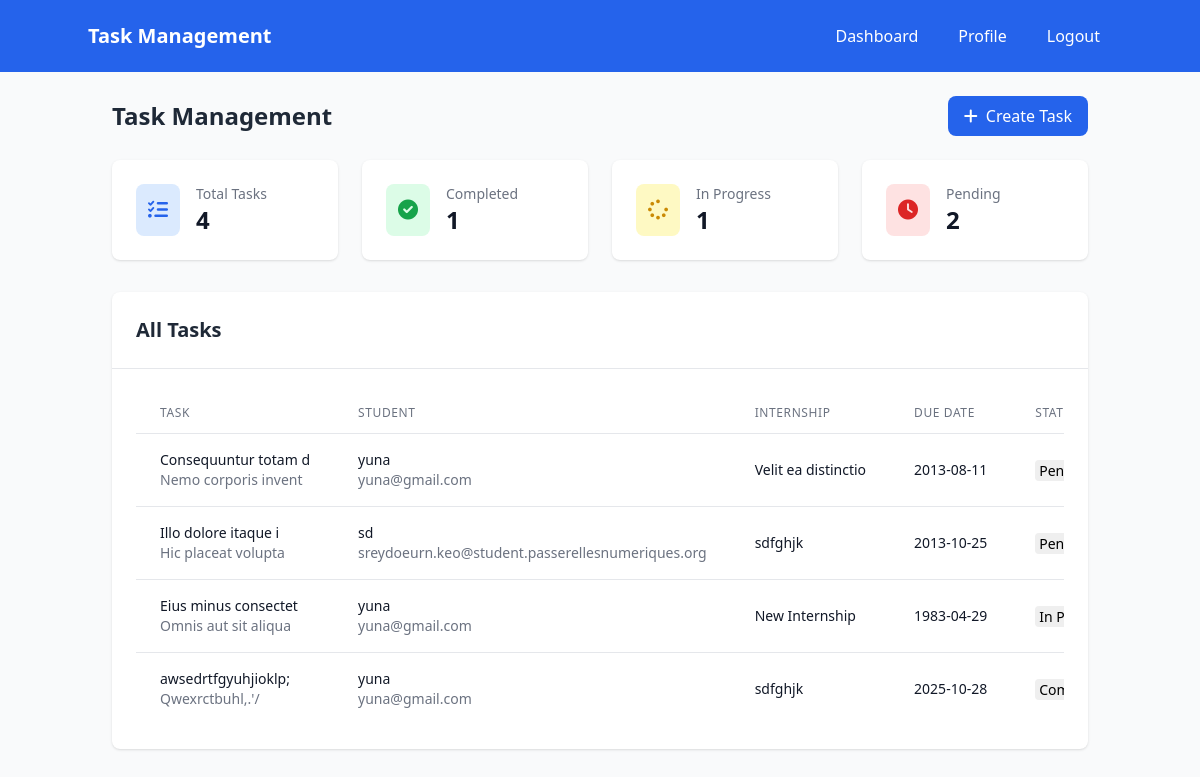
/tasks (signed in), run on the app's committed database.
### models.py (models this page shows)
class Task(Base):
    __tablename__ = "tasks"
    id = Column(Integer, primary_key=True, index=True)
    title = Column(String(255), nullable=False)
    description = Column(Text)
    internship_id = Column(Integer, ForeignKey("internships.id"), nullable=False)
    student_id = Column(Integer, ForeignKey("users.id"), nullable=False)
    assigned_by = Column(Integer, ForeignKey("users.id"))
    due_date = Column(DateTime(timezone=True))
    status = Column(Enum(TaskStatus), default=TaskStatus.PENDING)
    progress = Column(Integer, default=0)
    created_at = Column(DateTime(timezone=True), server_default=func.now())
    internship = relationship("Internship", back_populates="tasks")
    student = relationship("User", foreign_keys=[student_id], back_populates="assigned_tasks")
    assigner = relationship("User", foreign_keys=[assigned_by], back_populates="assigned_by_tasks")

class User(Base):
    __tablename__ = "users"
    id = Column(Integer, primary_key=True, index=True)
    email = Column(String(255), unique=True, index=True, nullable=False)
    hashed_password = Column(String(255), nullable=False)
    full_name = Column(String(255), nullable=False)
    role = Column(Enum(UserRole), nullable=False, default=UserRole.STUDENT)
    phone = Column(String(20))
    department = Column(String(255))
    profile_picture = Column(String(500), default="default_avatar.png")
    created_at = Column(DateTime(timezone=True), server_default=func.now())
    is_active = Column(Boolean, default=True)
    created_internships = relationship("Internship", back_populates="creator")
    applications = relationship("InternshipApplication", back_populates="student")
    assigned_tasks = relationship("Task", foreign_keys="Task.student_id", back_populates="student")
    assigned_by_tasks = relationship("Task", foreign_keys="Task.assigned_by", back_populates="assigner")
    student_feedback = relationship("Feedback", foreign_keys="Feedback.student_id", back_populates="student")
    mentor_feedback = relationship("Feedback", foreign_keys="Feedback.mentor_id", back_populates="mentor")

class Internship(Base):
    __tablename__ = "internships"
    id = Column(Integer, primary_key=True, index=True)
    title = Column(String(255), nullable=False)
    description = Column(Text)
    company = Column(String(255), nullable=False)
    location = Column(String(255))
    duration = Column(String(100))
    stipend = Column(String(100))
    requirements = Column(Text)
    created_by = Column(Integer, ForeignKey("users.id"))
    created_at = Column(DateTime(timezone=True), server_default=func.now())
    is_active = Column(Boolean, default=True)
    deadline = Column(DateTime(timezone=True))
    creator = relationship("User", back_populates="created_internships")
    applications = relationship("InternshipApplication", back_populates="internship")
    tasks = relationship("Task", back_populates="internship")
    feedback = relationship("Feedback", back_populates="internship")

### app.py (the view)
@app.get("/tasks", response_class=HTMLResponse)
async def tasks_page(request: Request, db: Session = Depends(get_db)):
    try:
        user = await get_current_user_from_cookie(request, db)
        if user.role == "student":
            tasks = crud.get_tasks_by_student(db, user.id)
            return templates.TemplateResponse("tasks_student.html", {
                "request": request,
                "user": user,
                "tasks": tasks
            })
        elif user.role in ["admin", "mentor"]:
            tasks = crud.get_all_tasks(db)
            students = db.query(models.User).filter(models.User.role == "student").all()
            internships = crud.get_internships(db)
            return templates.TemplateResponse("tasks_management.html", {
                "request": request,
                "user": user,
                "tasks": tasks,
                "students": students,
                "internships": internships
            })
        else:
            return RedirectResponse("/dashboard?error=Access+denied")
    except Exception as e:
        return RedirectResponse("/login")

### templates/tasks_management.html (shortened to what this page needs)
<!DOCTYPE html>
<html lang="en">
<head>
    <script src="https://cdn.tailwindcss.com"></script>
    <link rel="stylesheet" href="https://cdnjs.cloudflare.com/ajax/libs/font-awesome/6.0.0/css/all.min.css">
</head>
<body class="bg-gray-50">
    <nav class="bg-blue-600 text-white p-4">
        <div class="container mx-auto flex justify-between items-center">
            <h1 class="text-xl font-bold">Task Management</h1>
            <div class="flex space-x-4">
                <a href="/dashboard" class="hover:bg-blue-700 px-3 py-2 rounded">Dashboard</a>
                <a href="/profile" class="hover:bg-blue-700 px-3 py-2 rounded">Profile</a>
                <a href="/logout" class="hover:bg-blue-700 px-3 py-2 rounded">Logout</a>
            </div>
        </div>
    </nav>
    <div class="container mx-auto p-6">
        <div class="flex justify-between items-center mb-6">
            <h2 class="text-2xl font-bold text-gray-800">Task Management</h2>
            <button onclick="openCreateTaskModal()"
                    class="bg-blue-600 text-white px-4 py-2 rounded-lg hover:bg-blue-700 flex items-center">
                <i class="fas fa-plus mr-2"></i> Create Task
            </button>
        </div>
        <div class="grid grid-cols-1 md:grid-cols-4 gap-6 mb-8">
            <div class="bg-white p-6 rounded-lg shadow">
                <div class="flex items-center">
                    <div class="p-3 bg-blue-100 rounded-lg">
                        <i class="fas fa-tasks text-blue-600 text-xl"></i>
                    </div>
                    <div class="ml-4">
                        <h3 class="text-sm font-medium text-gray-500">Total Tasks</h3>
                        <p class="text-2xl font-bold text-gray-900">{{ tasks|length }}</p>
                    </div>
                </div>
            </div>
            <div class="bg-white p-6 rounded-lg shadow">
                <div class="flex items-center">
                    <div class="p-3 bg-green-100 rounded-lg">
                        <i class="fas fa-check-circle text-green-600 text-xl"></i>
                    </div>
                    <div class="ml-4">
                        <h3 class="text-sm font-medium text-gray-500">Completed</h3>
                        <p class="text-2xl font-bold text-gray-900">
                            {{ tasks|selectattr("status", "equalto", "completed")|list|length }}
                        </p>
                    </div>
                </div>
            </div>
            <div class="bg-white p-6 rounded-lg shadow">
                <div class="flex items-center">
                    <div class="p-3 bg-yellow-100 rounded-lg">
                        <i class="fas fa-spinner text-yellow-600 text-xl"></i>
                    </div>
                    <div class="ml-4">
                        <h3 class="text-sm font-medium text-gray-500">In Progress</h3>
                        <p class="text-2xl font-bold text-gray-900">
                            {{ tasks|selectattr("status", "equalto", "in_progress")|list|length }}
                        </p>
                    </div>
                </div>
            </div>
            <div class="bg-white p-6 rounded-lg shadow">
                <div class="flex items-center">
                    <div class="p-3 bg-red-100 rounded-lg">
                        <i class="fas fa-clock text-red-600 text-xl"></i>
                    </div>
                    <div class="ml-4">
                        <h3 class="text-sm font-medium text-gray-500">Pending</h3>
                        <p class="text-2xl font-bold text-gray-900">
                            {{ tasks|selectattr("status", "equalto", "pending")|list|length }}
                        </p>
                    </div>
                </div>
            </div>
        </div>
        <div class="bg-white rounded-lg shadow">
            <div class="p-6 border-b">
                <h2 class="text-xl font-semibold text-gray-800">All Tasks</h2>
            </div>
            <div class="p-6">
                {% if tasks %}
                <div class="overflow-x-auto">
                    <table class="min-w-full divide-y divide-gray-200">
                        <thead>
                            <tr>
                                <th class="px-6 py-3 text-left text-xs font-medium text-gray-500 uppercase tracking-wider">Task</th>
                                <th class="px-6 py-3 text-left text-xs font-medium text-gray-500 uppercase tracking-wider">Student</th>
                                <th class="px-6 py-3 text-left text-xs font-medium text-gray-500 uppercase tracking-wider">Internship</th>
                                <th class="px-6 py-3 text-left text-xs font-medium text-gray-500 uppercase tracking-wider">Due Date</th>
                                <th class="px-6 py-3 text-left text-xs font-medium text-gray-500 uppercase tracking-wider">Status</th>
                            </tr>
                        </thead>
                        <tbody class="bg-white divide-y divide-gray-200">
                            {% for task in tasks %}
                            <tr>
                                <td class="px-6 py-4 whitespace-nowrap">
                                    <div>
                                        <div class="text-sm font-medium text-gray-900">{{ task.title }}</div>
                                        <div class="text-sm text-gray-500">{{ task.description[:50] }}{% if task.description|length > 50 %}...{% endif %}</div>
                                    </div>
                                </td>
                                <td class="px-6 py-4 whitespace-nowrap">
                                    <div class="text-sm text-gray-900">{{ task.student.full_name }}</div>
                                    <div class="text-sm text-gray-500">{{ task.student.email }}</div>
                                </td>
                                <td class="px-6 py-4 whitespace-nowrap text-sm text-gray-900">
                                    {% if task.internship %}
                                        {{ task.internship.title }}
                                    {% else %}
                                        <span class="text-gray-400">No internship</span>
                                    {% endif %}
                                </td>
                                <td class="px-6 py-4 whitespace-nowrap text-sm text-gray-900">
                                    {{ task.due_date.strftime('%Y-%m-%d') if task.due_date else 'No due date' }}
                                </td>
                                <td class="px-6 py-4 whitespace-nowrap">
                                    <select onchange="updateTaskStatus({{ task.id }}, this.value)"
                                            class="text-sm rounded border-gray-300 focus:border-blue-500 focus:ring-blue-500">
                                        <option value="pending" {% if task.status == 'pending' %}selected{% endif %}>Pending</option>
                                        <option value="in_progress" {% if task.status == 'in_progress' %}selected{% endif %}>In Progress</option>
                                        <option value="completed" {% if task.status == 'completed' %}selected{% endif %}>Completed</option>
                                    </select>
                                </td>
                            </tr>
                            {% endfor %}
                        </tbody>
                    </table>
                </div>
                {% else %}
                <div class="text-center py-8">
                    <i class="fas fa-tasks text-gray-300 text-6xl mb-4"></i>
                    <h3 class="text-lg font-medium text-gray-900">No tasks created yet</h3>
                    <p class="text-gray-500 mt-1">Create your first task to get started.</p>
                </div>
                {% endif %}
            </div>
        </div>
    </div>
</body>
</html>

### data on the page
Task: title "Consequuntur totam d", description "Nemo corporis invent", student.full_name "yuna", student.email "yuna@gmail.com", internship "Velit ea distinctio", due_date "2013-08-11", status+id "Pending"
Task: title "Illo dolore itaque i", description "Hic placeat volupta", student.full_name "sd", student.email "sreydoeurn.keo@student.passerellesnumeriques.org", internship "sdfghjk", due_date "2013-10-25", status+id "Pending"
Task: title "Eius minus consectet", description "Omnis aut sit aliqua", student.full_name "yuna", student.email "yuna@gmail.com", internship "New Internship", due_date "1983-04-29", status+id "In Progress"
Task: title "awsedrtfgyuhjioklp;", description "Qwexrctbuhl,.'/", student.full_name "yuna", student.email "yuna@gmail.com", internship "sdfghjk", due_date "2025-10-28", status+id "Completed"

### other printed values
{{ tasks|length }} "4"
{{ tasks|selectattr("status", "equalto", "completed")|list|length }} "1"
{{ tasks|selectattr("status", "equalto", "in_progress")|list|length }} "1"
{{ tasks|selectattr("status", "equalto", "pending")|list|length }} "2"
